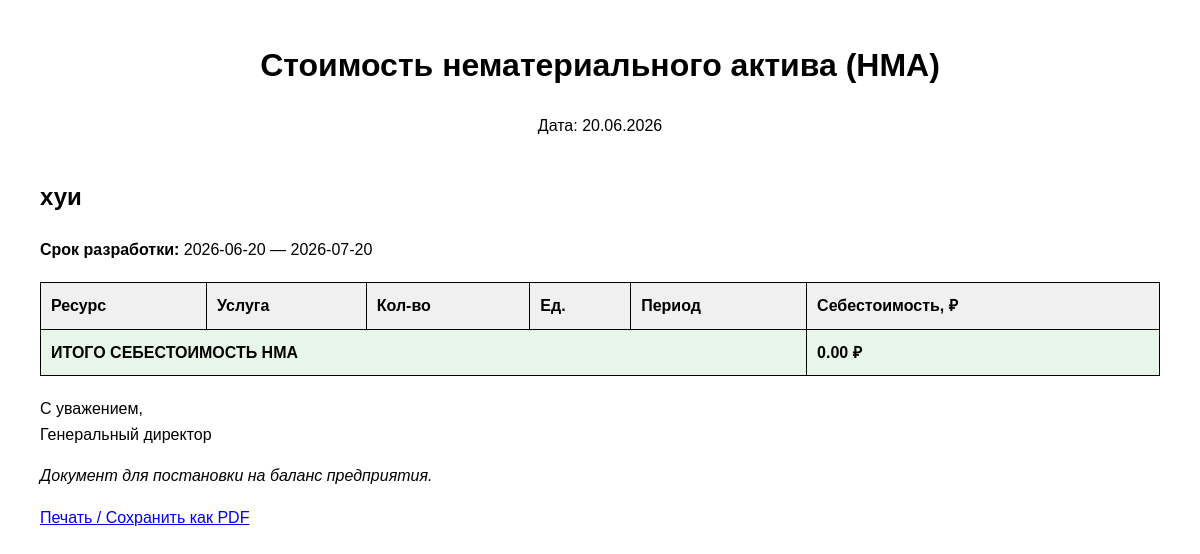
Screenshot of /generate_nma.php?id=13 (signed in) with the database file from the repository.
### tables this page shows
CREATE TABLE projects (
    id INTEGER PRIMARY KEY AUTOINCREMENT,
    name TEXT NOT NULL,
    start_date DATE NOT NULL,
    end_date DATE NOT NULL,
    description TEXT,
    customer_id INTEGER,
    tax_rate REAL DEFAULT 6,
    created_at DATETIME DEFAULT CURRENT_TIMESTAMP, workspace_id INTEGER REFERENCES workspaces(id), technical_task TEXT, status TEXT DEFAULT 'В процессе',
    FOREIGN KEY (customer_id) REFERENCES customers(id)
);

### generate_nma.php (the view, shortened to what this page needs)
<?php
require_once 'calculate.php';
$project_id = isset($_GET['id']) ? (int)$_GET['id'] : 0;
$stmt = $db->prepare("SELECT * FROM projects WHERE id = ?");
$stmt->execute([$project_id]);
$project = $stmt->fetch();
$settings = $db->query("SELECT * FROM company_settings LIMIT 1")->fetch();
$totalCostPrice = 0;
?>
<!DOCTYPE html>
<html lang="ru">
<head>
</head>
<body>
    <div class="header">
        <h1>Стоимость нематериального актива (НМА)</h1>
        <p>Дата: <?= date('d.m.Y') ?></p>
    </div>
    <h2><?= htmlspecialchars($project['name']) ?></h2>
    <p><strong>Срок разработки:</strong> <?= $project['start_date'] ?> — <?= $project['end_date'] ?></p>
    <table>
        <tr>
            <th>Ресурс</th>
            <th>Услуга</th>
            <th>Кол-во</th>
            <th>Ед.</th>
            <th>Период</th>
            <th>Себестоимость, ₽</th>
        </tr>
        <tr class="total">
            <td colspan="5"><strong>ИТОГО СЕБЕСТОИМОСТЬ НМА</strong></td>
            <td><strong><?= number_format($totalCostPrice, 2) ?> ₽</strong></td>
        </tr>
    </table>
    <p>С уважением,<br>
       <?= htmlspecialchars($settings['director_position'] ?? 'Генеральный директор') ?>
       <?= htmlspecialchars($settings['director_name'] ?? '') ?></p>
    <p><em>Документ для постановки на баланс предприятия.</em></p>
    <p><a href="#" onclick="window.print()">Печать / Сохранить как PDF</a></p>
</body>
</html>

### generate_nma.php (style rules this page uses)
body { font-family: Arial, sans-serif; margin: 40px; line-height: 1.6; }
.header { text-align: center; margin-bottom: 40px; }
table { width: 100%; border-collapse: collapse; margin: 20px 0; }
th, td { border: 1px solid #000; padding: 10px; text-align: left; }
th { background: #f0f0f0; }
.total { font-weight: bold; background: #e8f5e9; }

### rows the page displays
projects: name "хуи", start_date "2026-06-20", end_date "2026-07-20"

### other values shown
$totalCostPrice "0.00"
$settings['director_position'] "Генеральный директор"
